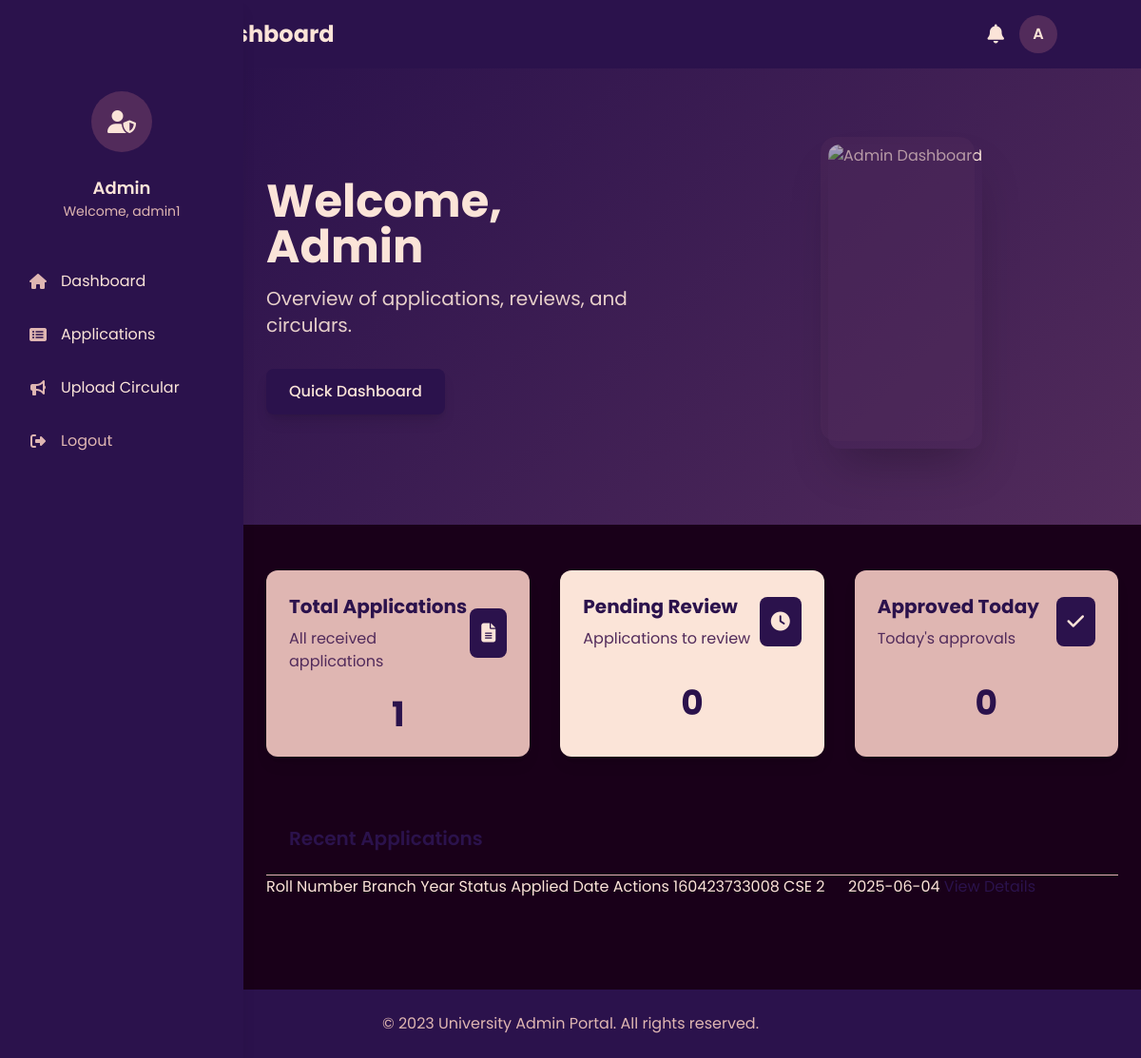
Page /admin_dashboard (signed in) on the earlier database version.
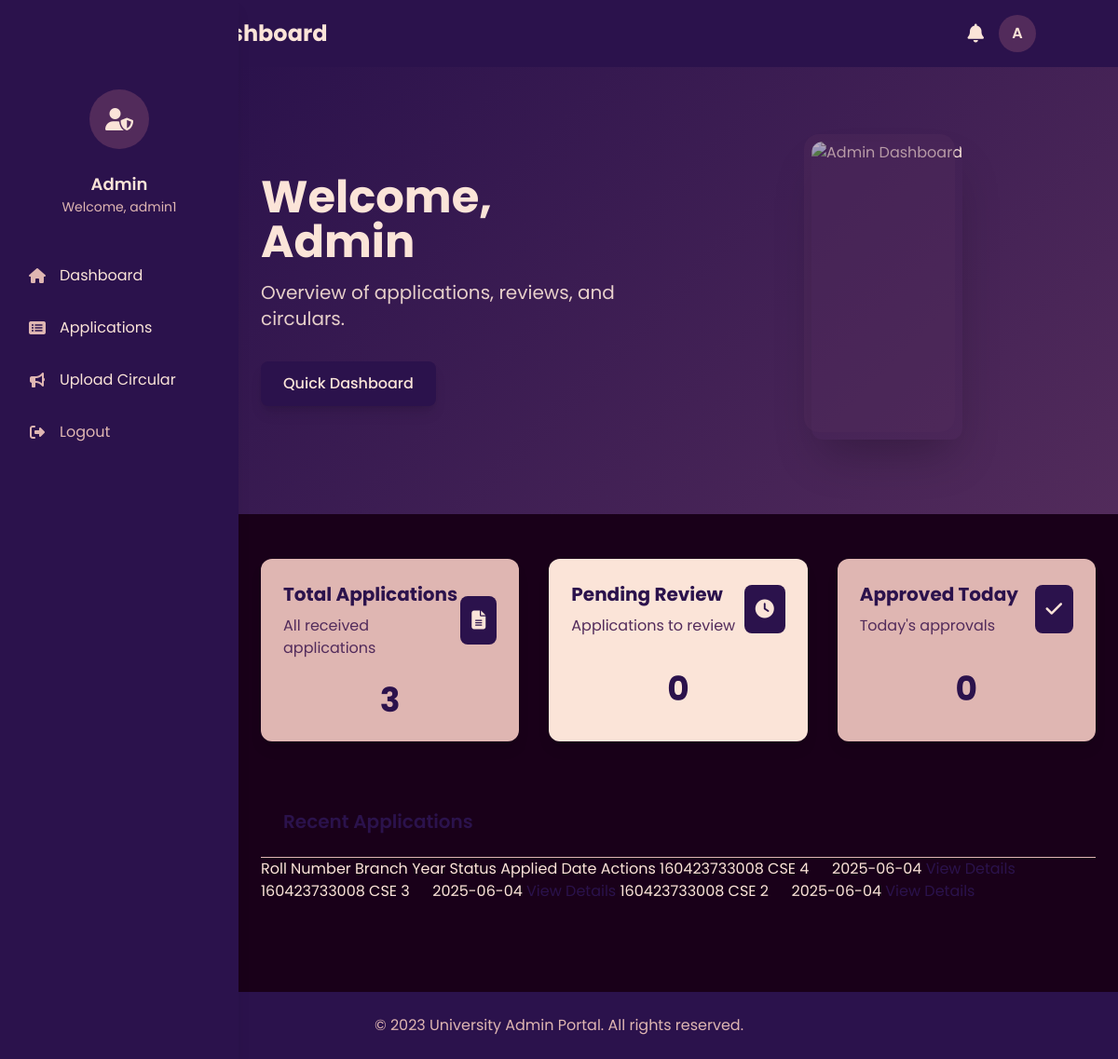
Same page on the later database version.
### models.py (models this page shows, shortened)
class ScholarshipApplication(db.Model):
    id = db.Column(db.String(20), primary_key=True)
    roll_number = db.Column(db.String(80), nullable=False)
    branch = db.Column(db.String(80), nullable=False)
    year = db.Column(db.String(20), nullable=False)
    lateral_entry = db.Column(db.Boolean, default=False)  # LE field
    scholarship_state = db.Column(db.String(80), default='pending')
    created_at = db.Column(db.DateTime, default=datetime.utcnow)

### main.py (the view)
@app.route('/admin_dashboard')
def admin_dashboard():
    if 'admin_id' not in session or session.get('user_type') != 'admin':
        return redirect(url_for('admin_login'))
    try:
        total_applications = ScholarshipApplication.query.count()
        pending_applications = ScholarshipApplication.query.filter_by(scholarship_state='pending').count()
        today = datetime.now().date()
        approved_today = ScholarshipApplication.query\
            .filter(
                ScholarshipApplication.scholarship_state == 'approved',
                func.date(ScholarshipApplication.created_at) == today
            ).count()
        recent_applications = ScholarshipApplication.query\
            .order_by(ScholarshipApplication.created_at.desc())\
            .limit(5)\
            .all()
        return render_template(
            'admin_dashboard.html',
            username=session.get('admin_id'),
            total_applications=total_applications,
            pending_applications=pending_applications,
            approved_today=approved_today,
            recent_applications=recent_applications
        )
    except Exception as e:
        print(f"Error loading admin dashboard: {str(e)}")
        return redirect(url_for('admin_login'))

### templates/admin_dashboard.html (shortened to what the changed rows need)
<!DOCTYPE html>
<html lang="en">
<head>
    <script src="https://cdn.tailwindcss.com"></script>
    <link rel="stylesheet" href="https://cdnjs.cloudflare.com/ajax/libs/font-awesome/6.4.0/css/all.min.css">
</head>
<body class="min-h-screen">
    <header class="bg-[#2B124C] py-4 px-6 shadow-lg">
        <div class="container mx-auto flex justify-between items-center">
            <div class="flex items-center space-x-2">
                <h1 class="text-xl md:text-2xl font-bold text-[#FBE4D8]">Admin Dashboard</h1>
            </div>
        </div>
    </header>
    <aside class="fixed top-0 left-0 h-full w-64 bg-[#2B124C] shadow-lg z-40 flex flex-col pt-24 hidden md:flex">
        <div class="flex flex-col items-center space-y-6">
            <div class="text-center">
                <h2 class="text-lg font-semibold text-[#FBE4D8]">Admin</h2>
            </div>
        </div>
    </aside>
    <div class="md:ml-64">
        <section class="hero-gradient">
            <div class="container mx-auto px-6 py-12 md:py-20">
                <div class="flex flex-col md:flex-row items-center">
                    <div class="md:w-1/2 mb-10 md:mb-0 md:pr-10">
                        <h1 class="text-3xl md:text-5xl font-bold mb-4 text-[#FBE4D8]">Welcome, Admin</h1>
                    </div>
                </div>
            </div>
        </section>
        <main class="container mx-auto px-6 py-12">
            <div class="grid grid-cols-1 md:grid-cols-3 gap-8">
                <div class="flex flex-col h-full bg-[#DFB6B2] rounded-xl p-6 shadow-lg transition-all duration-300 card-hover">
                    <div class="flex-grow flex items-center justify-center">
                        <span class="text-4xl font-bold text-[#2B124C]">{{ total_applications|default(0) }}</span>
                    </div>
                </div>
                <div class="flex flex-col h-full bg-[#FBE4D8] rounded-xl p-6 shadow-lg transition-all duration-300 card-hover">
                </div>
                <div class="flex flex-col h-full bg-[#DFB6B2] rounded-xl p-6 shadow-lg transition-all duration-300 card-hover">
                </div>
            </div>
                <div class="p-6 border-b border-[#DFB6B2]">
                    <h2 class="text-xl font-semibold text-[#2B124C]">Recent Applications</h2>
                </div>
                <div class="overflow-x-auto">
                        <thead class="bg-[#DFB6B2]">
                            <tr>
                                <th class="px-6 py-3 text-left text-xs font-medium text-[#522B5B] uppercase">Roll Number</th>
                                <th class="px-6 py-3 text-left text-xs font-medium text-[#522B5B] uppercase">Branch</th>
                                <th class="px-6 py-3 text-left text-xs font-medium text-[#522B5B] uppercase">Year</th>
                                <th class="px-6 py-3 text-left text-xs font-medium text-[#522B5B] uppercase">Status</th>
                                <th class="px-6 py-3 text-left text-xs font-medium text-[#522B5B] uppercase">Applied Date</th>
                                <th class="px-6 py-3 text-left text-xs font-medium text-[#522B5B] uppercase">Actions</th>
                            </tr>
                        </thead>
                        <tbody class="bg-[#FBE4D8] divide-y divide-[#DFB6B2]">
                            {% for application in recent_applications|default([]) %}
                            <tr class="hover:bg-[#DFB6B2]">
                                <td class="px-6 py-4 whitespace-nowrap text-sm font-medium text-[#2B124C]">
                                    {{ application.roll_number }}
                                </td>
                                <td class="px-6 py-4 whitespace-nowrap text-sm text-[#522B5B]">
                                    {{ application.branch }}
                                </td>
                                <td class="px-6 py-4 whitespace-nowrap text-sm text-[#522B5B]">
                                    {{ application.year }}
                                </td>
                                <td class="px-6 py-4 whitespace-nowrap text-sm text-[#522B5B]">
                                    {{ application.created_at.strftime('%Y-%m-%d') }}
                                </td>
                                <td class="px-6 py-4 whitespace-nowrap text-sm font-medium">
                                    <a href="#" class="text-[#2B124C] hover:text-[#522B5B]">View Details</a>
                                </td>
                            </tr>
                            {% endfor %}
                        </tbody>
                </div>
            </div>
</body>
</html>

Differences in the rows shown:
added ScholarshipApplication: roll_number "160423733008", branch "CSE", year "4", created_at "2025-06-04"
added ScholarshipApplication: roll_number "160423733008", branch "CSE", year "3", created_at "2025-06-04"
Other differences:
{{ total_applications|default(0) }}: "1" → "3"
